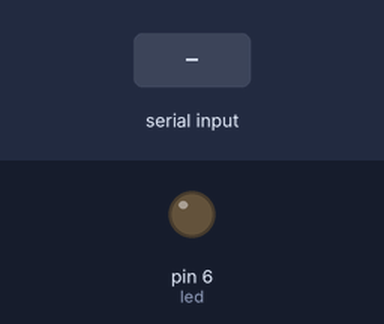
Bench run of a sketch on a simulated Arduino Uno, built with avr-gcc and run on an emulated ATmega328P. Shown: output pins drawn as LEDs (lit = HIGH). Inputs (shaded band) come from the test bench.

Above: at 1.2 s.
1.3 s: "1" received over Serial
At 1.56 s:
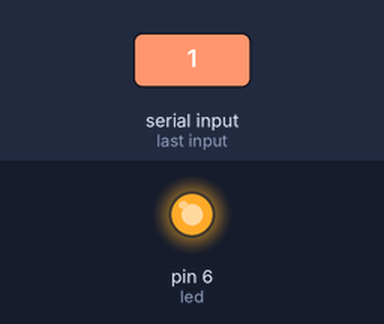
Timing chart, 0 to 4.3 s (numbered marks = the images above; inputs shaded):
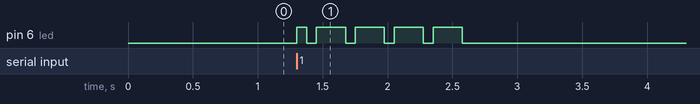

Measured:
- after the input at 1.3 s, pin 6 (led): LOW → HIGH at once, then repeats every 0.30 s: LOW 0.08 s, HIGH 0.23 s, until it stays LOW from 2.6 s

The sketch:

morse.ino
```cpp
const int morseDelay = 75;

const unsigned char letters[26][4] = {
  { 1, 3, 0, 0 },
  { 3, 1, 1, 1 },
  { 3, 1, 3, 1 },
  { 3, 1, 1, 0 },
  { 1, 0, 0, 0 },
  { 1, 1, 3, 1 },
  { 3, 3, 1, 0 },
  { 1, 1, 1, 1 },
  { 1, 1, 0, 0 },
  { 1, 3, 3, 3 },
  { 3, 1, 3, 0 },
  { 1, 3, 1, 1 },
  { 3, 3, 0, 0 },
  { 3, 1, 0, 0 },
  { 3, 3, 3, 0 },
  { 1, 3, 3, 1 },
  { 3, 3, 1, 3 },
  { 1, 3, 1, 0 },
  { 1, 1, 1, 0 },
  { 3, 0, 0, 0 },
  { 1, 1, 3, 0 },
  { 1, 1, 1, 3 },
  { 1, 3, 3, 0 },
  { 3, 1, 1, 3 },
  { 3, 1, 3, 3 },
  { 3, 3, 1, 1 }
};

const int led = 6;

void setup() {
  Serial.begin(9600);

  pinMode(led, OUTPUT);
}

void loop() {
  if (Serial.available() > 0) {
    int inByte = Serial.read();

    // Convert to upper case
    if (inByte >= 97 && inByte <= 122) {
      inByte -= 32;
    }

    if (inByte == 32) { // space
      delay(4 * morseDelay);
    } else if (inByte >= 65 && inByte <= 90) { // letter
      const unsigned char* morse = letters[inByte-65];

      for (int i = 0; i < 4; ++i) {
        if (morse[i] == 0) {
          break;
        }

        digitalWrite(led, HIGH);
        delay(morse[i] * morseDelay);
        digitalWrite(led, LOW);
        delay(morseDelay);
      }
    } else if (inByte >= 48 && inByte <= 57) { // number
      char number = (inByte - 39)%10 + 1;

      for (int i = 0; i < 5; ++i) {
        const char code = ((1 + 2*(((10+(number+number/6)-i)%11)/6)));

        digitalWrite(led, HIGH);
        delay(code * morseDelay);
        digitalWrite(led, LOW);
        delay(morseDelay);
      }
    }

    // The space between letters is three units
    delay(2 * morseDelay);
  }
}
```
